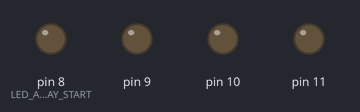
The sketch below on a simulated Arduino Uno, built with avr-gcc and run on an emulated ATmega328P. On the bench: output pins drawn as LEDs (lit = HIGH).

Above: at 0.2 s.
At 1.2 s:
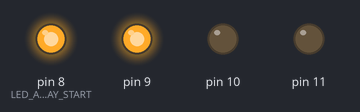
At 1.7 s:
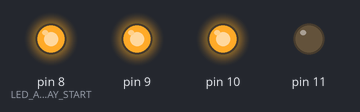
At 3.2 s:
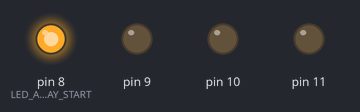
At 4.7 s:
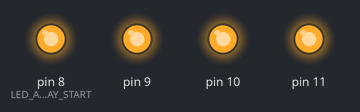
Timing chart, 0 to 5.8 s (numbered marks = the images above):
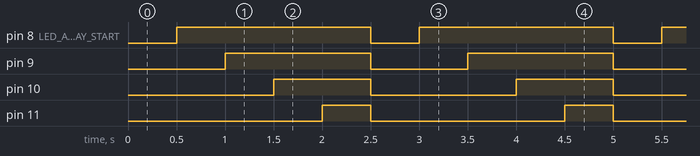

The sketch:

ledProgressBar.ino
```cpp
#define LED_ARRAY_START 8
#define LED_ARRAY_END 11


void setup() {
    for (int i=LED_ARRAY_START; i<=LED_ARRAY_END; i++) {
        pinMode(i, OUTPUT);
    }
}

void loop() {
    for (int stage=0; stage<=LED_ARRAY_END-LED_ARRAY_START+1; stage++) {
        for (int i=0; i<=LED_ARRAY_END-LED_ARRAY_START; i++) {
            if (i < stage) {
                digitalWrite(LED_ARRAY_START+i, HIGH);
            } else {
                digitalWrite(LED_ARRAY_START+i, LOW);
            }
        }
        delay(500);
    }
}
```

Measured:
- by itself, pin 8 (LED_ARRAY_START): alternates HIGH for 2.0 s and LOW for 0.50 s
- by itself, pin 9: alternates HIGH for 1.5 s and LOW for 1.0 s
- by itself, pin 10: alternates HIGH for 1.0 s and LOW for 1.5 s
- by itself, pin 11: alternates HIGH for 0.50 s and LOW for 2.0 s
